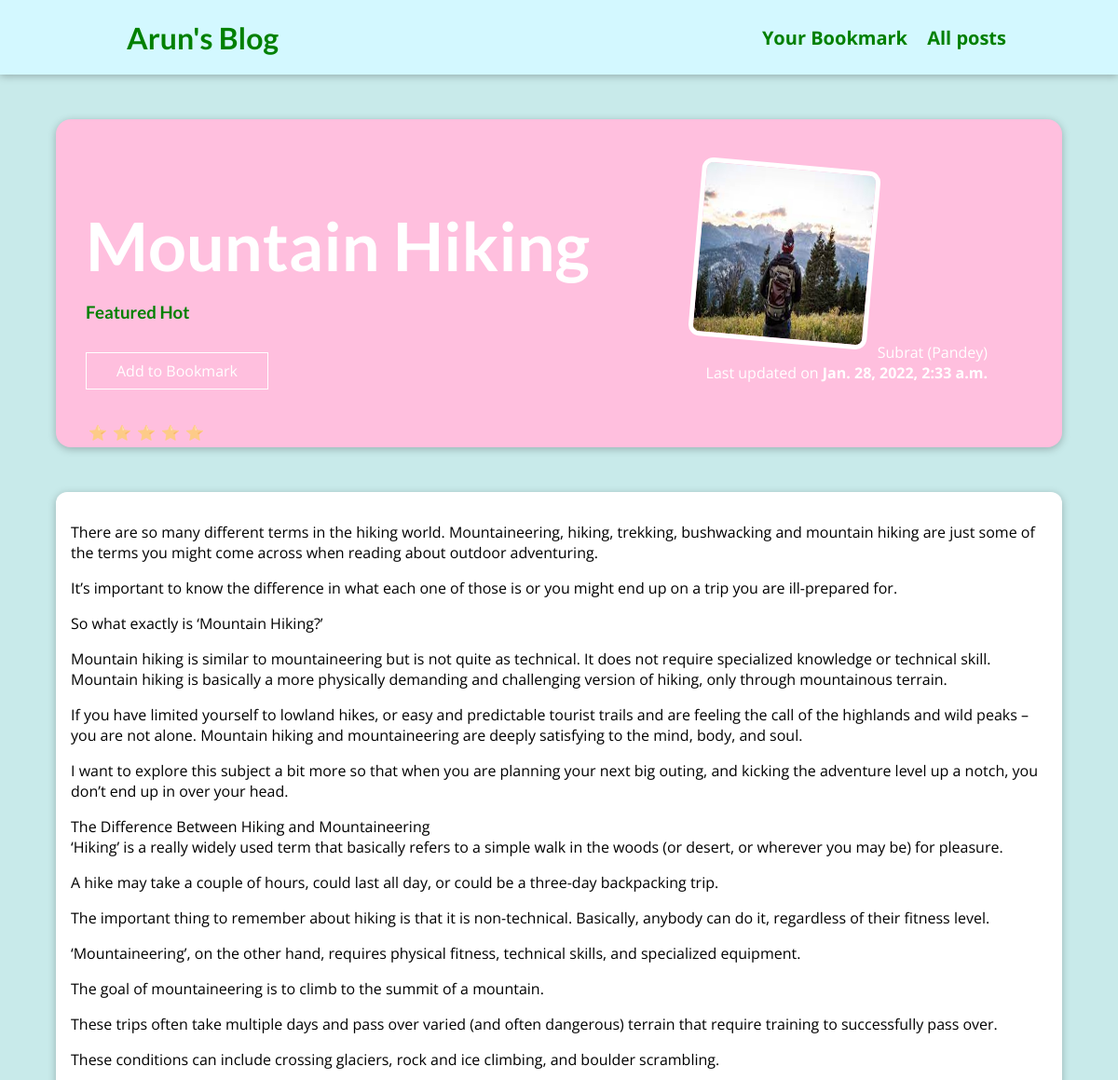
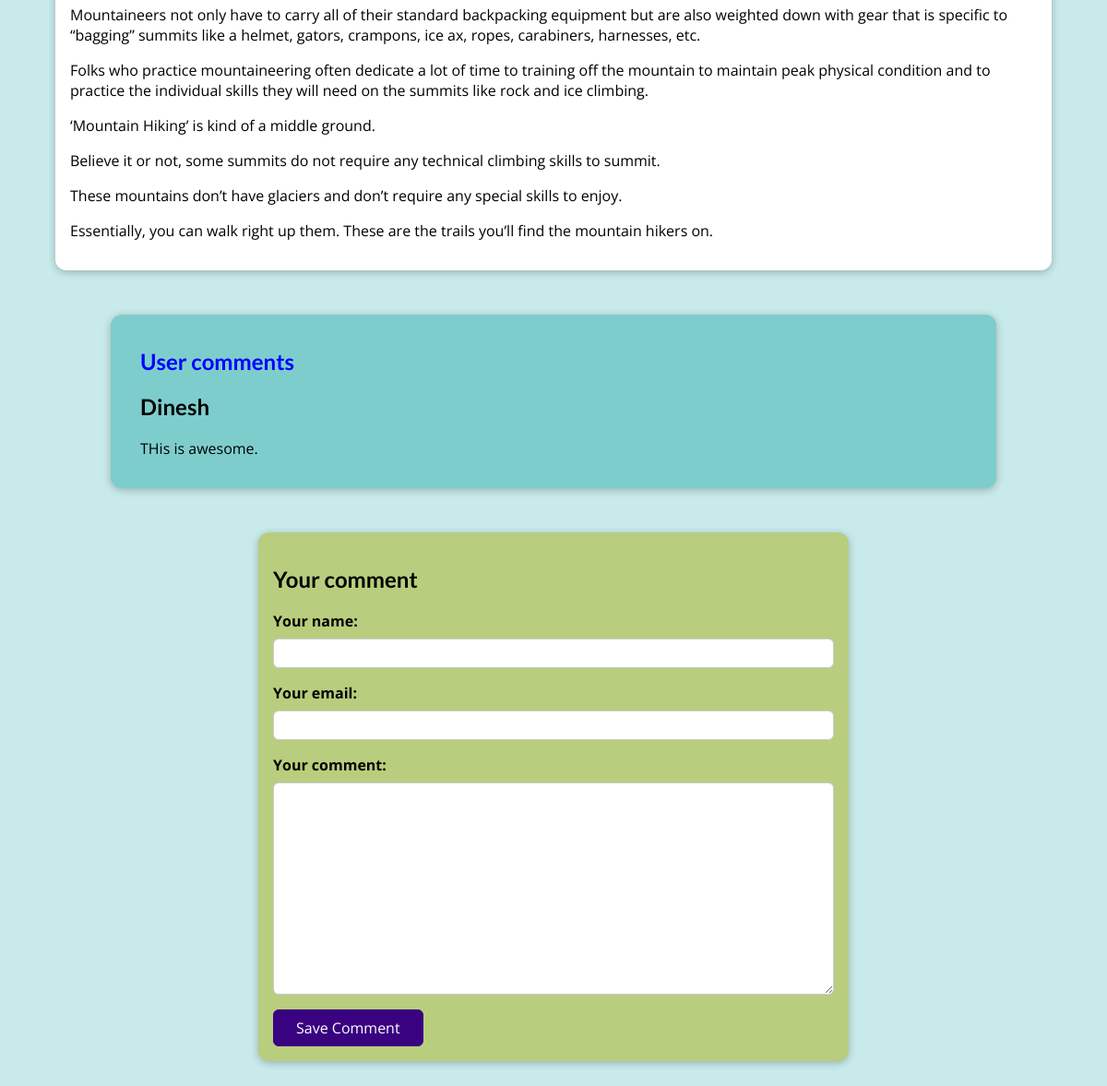
The page /posts/hike-in-the-mountains on the database its author committed (2 pictures, top to bottom).
### blog/models.py (models this page shows, shortened)
class Post(models.Model):
    title = models.CharField(max_length=50)
    image_name = models.ImageField(upload_to="posts",null=True)
    date = models.DateTimeField(auto_now=True)
    excerpt = models.CharField(max_length=200)
    content = models.TextField(validators=[MinLengthValidator(10)])
    author = models.ForeignKey(Author,on_delete=models.SET_NULL,related_name="posts",null=True)
    slug = models.SlugField(unique = True, db_index=True)
    tag = models.ManyToManyField(Tag)

class Tag(models.Model):
    caption = models.CharField(max_length=50)

class Author(models.Model):
    first_name = models.CharField(max_length=50)
    last_name = models.CharField(max_length=50)
    email_address = models.EmailField(max_length=100)
    def __str__(self):
        return f"{self.first_name} ({self.last_name})"

class Comment(models.Model):
    user_name = models.CharField(max_length=120)
    user_email = models.EmailField()
    text = models.TextField(max_length=400)
    post = models.ForeignKey(Post, on_delete=models.CASCADE, related_name="comments")

### blog/views.py (the view, shortened to what this page needs)
# urls.py: path("posts/<slug:slug>", views.SinglePostView.as_view(), name="post-detail" ),
class SinglePostView(View):
  def get(self,request,slug):
    identified_post = Post.objects.get(slug=slug)
    stored_posts = request.session.get("stored_posts")
    if stored_posts is not None:
      is_saved_for_later = identified_post.id in stored_posts
    else:
      is_saved_for_later = False
    identified_post = Post.objects.get(slug=slug)
    comment_form = CommentForm()
    comments = identified_post.comments.all().order_by("-id")[0:3]
    return render(request, "blog/post_detail.html", {"post": identified_post, "form":comment_form,"comments":comments,"saved_for_later":is_saved_for_later,"tags":identified_post.tag.all()})

### blog/forms.py
class CommentForm(forms.ModelForm):
    class Meta:
        model = Comment
        exclude = ["post"]
        labels = {
            "user_name": "Your name",
             "user_email" : "Your email",
             "text" : "Your comment"
        }

### blog/templates/blog/post_detail.html (shortened to what this page needs)
{% extends "base.html"%}
{% load static%}
{% block css_files %}
<link rel="stylesheet" href="{% static "blog/post_detail.css" %}"/>
{% endblock%}
{% block content%}
    <section id="summary">
        <h2> {{post.title}}
        </h2>
        <h3>
            {% for tag in tags %}
             {{tag.caption}}
            {% endfor %}
        </h3>
        <div>
            <div id="read-later">
            <form action="{% url "read-later" %}" method="POST">
            <button>
                {% if saved_for_later %}
                  Remove from "Bookmark"
                {% else %}
                Add to Bookmark
                {% endif %}
            </button>
            </form>
        </div>
        <div class="stars">
            <a>⭐</a>
            <a>⭐</a>
            <a>⭐</a>
            <a>⭐</a>
            <a>⭐</a>
        </div>
        <article>
            <img src="{{post.image_name.url}}" alt="{{post.title}}"/>
            <adress> {{post.author}} </adress>
        <div>
            Last updated on <time> {{post.date}}</time>
        </div>
    </section>
    <main>
        <div id="arun">
           {{post.content|linebreaks}}
        </div>
    </main>
    <section id="comments">
        <h1>User comments</h1>
        <ul>
            {% for comment in comments %}
            <li>
                <h2>{{comment.user_name}}</h2>
                <p>{{comment.text}}</p>
            </li>
            {% endfor %}
        </ul>
    </section>
    <section  id="comment-form">
        <h2>Your comment </h2>
        <form action="{% url "post-detail" post.slug %}" method="POST">
        {% for value in form %}
            <div class="form-control">
                {{value.label_tag}}
                {{value}}
            </div>
        {% endfor %}
        <button>Save Comment</button>
        </form>
    </section>
{% endblock %}

### static/app.css (style rules this page uses)
* { box-sizing: border-box; }
html { font-family: 'Open Sans', 'Lato', sans-serif; }
body { margin: 0; }
h1, h2, h3 { font-family: 'Lato', sans-serif; font-weight: bold; }

### blog/static/blog/post_detail.css (style rules this page uses)
body { background-color:#c8eaea; }
#summary { margin: 8rem auto 3rem auto; padding: 2rem; width: 90%; max-width: 90rem; border-radius: 16px; background-color:#FFBFDE; position: relative; box-shadow: 0 2px 8px rgba(0, 0, 0, 0.25); height: 22rem; }
#summary h2 { color: white; font-size: 4.5rem; margin-bottom: 0.25rem; }
#summary h3 { color: green; }
#summary article { position: absolute; top: 2rem; right: 3rem; padding: 1rem 2rem; border-radius: 12px; text-align: right; color: white; }
#summary article img { width: 12rem; height: 12rem; border-radius: 12px; transform: rotateZ(5deg); border: 5px solid white; margin-bottom: 1rem; }
#summary a { color: white; text-decoration: none; }
#summary time { font-weight: bold; }
#read-later { margin: 2rem 0; }
#read-later button { background-color: transparent; border: 1px solid white; padding: 0.5rem 2rem; font: inherit; color: white; cursor: pointer; }
main { width: 90%; max-width: 90rem; margin: 3rem auto; background-color: white; padding: 1rem; border-radius: 12px; box-shadow: 0 2px 8px rgba(0, 0, 0, 0.25); }
#comment-form { margin: 3rem auto; width: 90%; max-width: 40rem; border-radius: 12px; background-color:#b9cd7e; box-shadow: 0 2px 8px rgba(0, 0, 0, 0.25); padding: 1rem; }
#comment-form button { font: inherit; background-color: #390281; color: white; border: 1px solid #390281; padding: 0.5rem 1.5rem; border-radius: 6px; cursor: pointer; }
.form-control { margin-bottom: 1rem; }
.form-control label { font-weight: bold; margin-bottom: 0.5rem; display: block; }
.form-control input, .form-control textarea { display: block; width: 100%; font: inherit; padding: 0.25rem; border-radius: 6px; border: 1px solid #ccc; }
#comments { margin: 3rem auto; width: 90%; max-width: 60rem; border-radius: 12px; background-color: #7ecdcd; box-shadow: 0 2px 8px rgba(0, 0, 0, 0.25); padding: 1rem 2rem; }
#comments ul { list-style: none; margin: 0; padding: 0; }
#comments li { margin-bottom: 1rem; border-bottom: 2px solid #ccc; }
#comments li:last-of-type { border-bottom: none; }
#comments h1 { color:blue; }
.stars { display:flex; }
.stars a { opacity:50%; cursor:pointer; padding:3px; }

### rows shown on the page
Post: title "Mountain Hiking", image_name (picture), author "Subrat (Pandey)", date "Jan. 28, 2022, 2:33 a.m.", content "There are so many different terms in the hiking world. Mountaineering, hiking, trekking, bushwacking and mountain hiking are just some of the terms you might come across when reading about outdoor adventuring. It’s important to know the difference in what each one of those is or you might end up on a trip you are ill-prepared for. So what exactly is ‘Mountain Hiking?’ Mountain hiking is similar to mountaineering but is not quite as technical. It does not require specialized knowledge or technical skill. Mountain hiking is basically a more physically demanding and challenging version of hiking, only through mountainous terrain. If you have limited yourself to lowland hikes, or easy and…"
Tag: caption "Featured"
Tag: caption "Hot"
Comment: user_name "Dinesh", text "THis is awesome."

### other values the page prints
{{ value.label_tag }} "Your name:" "Your email:" "Your comment:"
